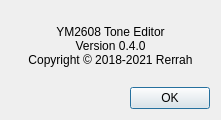
<?xml version="1.0" encoding="UTF-8"?>
<ui version="4.0">
 <class>AboutDialog</class>
 <widget class="QDialog" name="AboutDialog">
  <property name="geometry">
   <rect>
    <x>0</x>
    <y>0</y>
    <width>221</width>
    <height>120</height>
   </rect>
  </property>
  <property name="windowTitle">
   <string>About</string>
  </property>
  <layout class="QVBoxLayout" name="verticalLayout">
   <item alignment="Qt::AlignHCenter">
    <widget class="QLabel" name="label">
     <property name="styleSheet">
      <string notr="true"/>
     </property>
     <property name="text">
      <string>YM2608 Tone Editor
Version 0.4.0
Copyright © 2018-2021 Rerrah</string>
     </property>
     <property name="textFormat">
      <enum>Qt::PlainText</enum>
     </property>
     <property name="alignment">
      <set>Qt::AlignCenter</set>
     </property>
    </widget>
   </item>
   <item>
    <widget class="QDialogButtonBox" name="buttonBox">
     <property name="orientation">
      <enum>Qt::Horizontal</enum>
     </property>
     <property name="standardButtons">
      <set>QDialogButtonBox::Ok</set>
     </property>
    </widget>
   </item>
  </layout>
 </widget>
 <resources/>
 <connections>
  <connection>
   <sender>buttonBox</sender>
   <signal>accepted()</signal>
   <receiver>AboutDialog</receiver>
   <slot>accept()</slot>
   <hints>
    <hint type="sourcelabel">
     <x>248</x>
     <y>254</y>
    </hint>
    <hint type="destinationlabel">
     <x>157</x>
     <y>274</y>
    </hint>
   </hints>
  </connection>
  <connection>
   <sender>buttonBox</sender>
   <signal>rejected()</signal>
   <receiver>AboutDialog</receiver>
   <slot>reject()</slot>
   <hints>
    <hint type="sourcelabel">
     <x>316</x>
     <y>260</y>
    </hint>
    <hint type="destinationlabel">
     <x>286</x>
     <y>274</y>
    </hint>
   </hints>
  </connection>
 </connections>
</ui>
